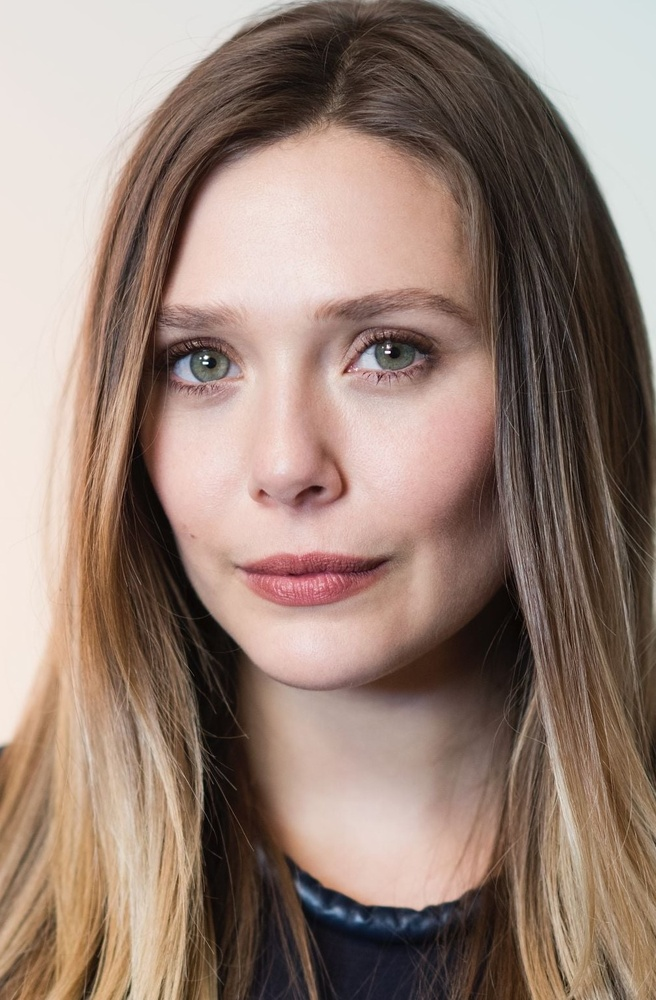
#> input picture images/elizabeth.jpg, 656 x 1000 px, shrunk from 1013 x 1544 before the run, found by its file name
$ python karakalem.py
#> lines starting #> are read from the running program, lines starting #| are printed output that depends on the picture
# Python ile istediğiniz fotoğrafın karakalem şeklinde yazdırılmasını sağlayan program


from cv2 import cv2


img = cv2.imread("E:/DOWNLOADS/elizabeth.jpg") #buraya istediğiniz resmin ismini uzantısıyla yazın
#> img is the input picture: shape (1000, 656, 3); mean B, G, R 117, 128.3, 150.3


gray_img = cv2.cvtColor(img, cv2.COLOR_BGR2GRAY)
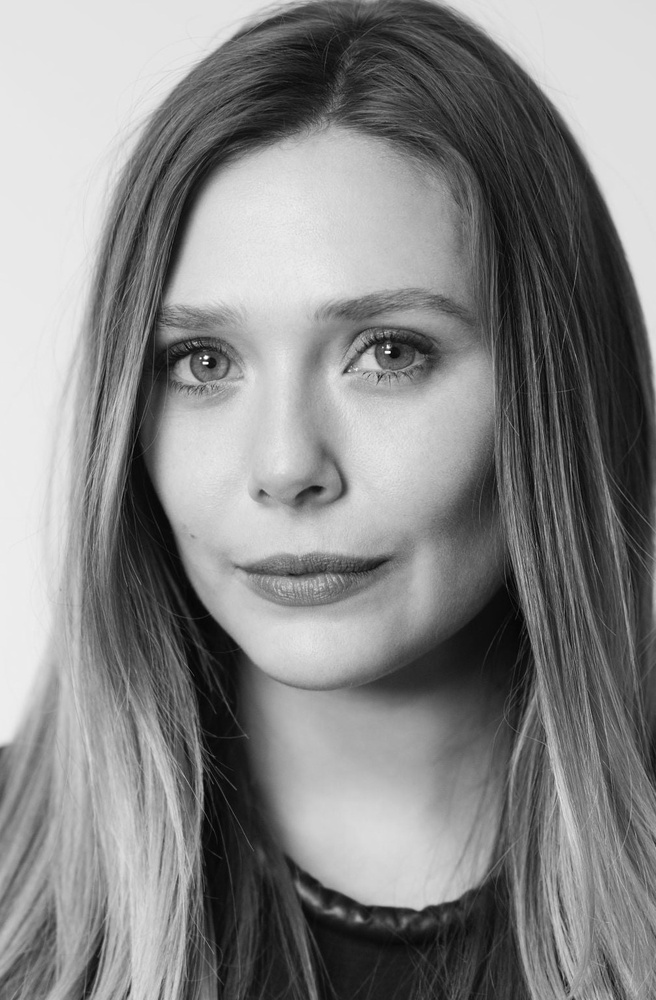
#> gray_img: shape (1000, 656); min 1, max 254, mean 133.6

inverted_img = cv2.bitwise_not(gray_img)
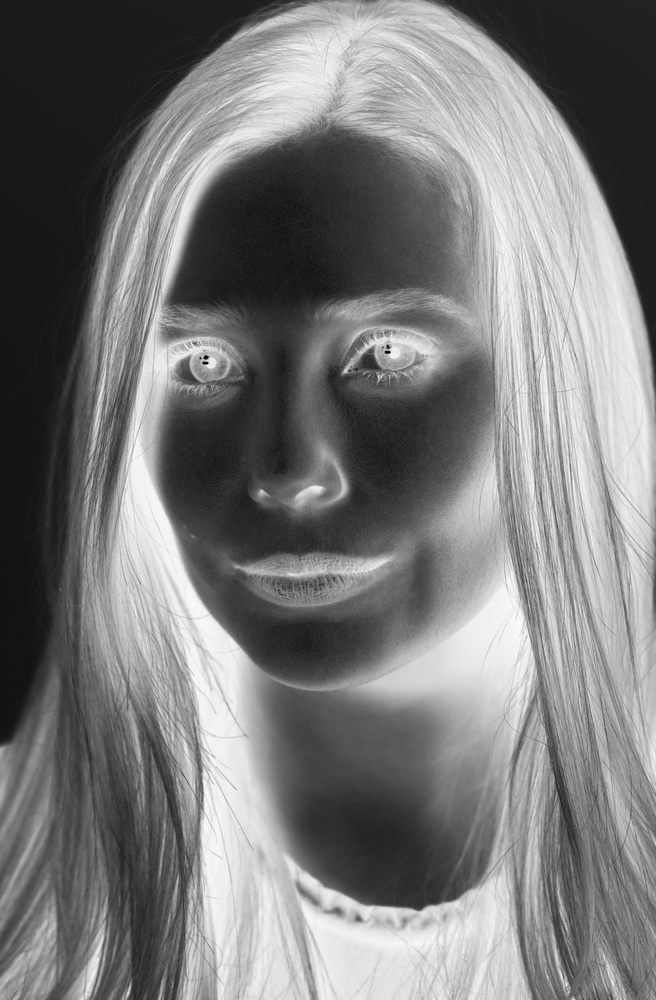
#> inverted_img: shape (1000, 656); min 1, max 254, mean 121.4

img_smoothing = cv2.GaussianBlur(inverted_img, (21, 21), sigmaX=0, sigmaY=0)
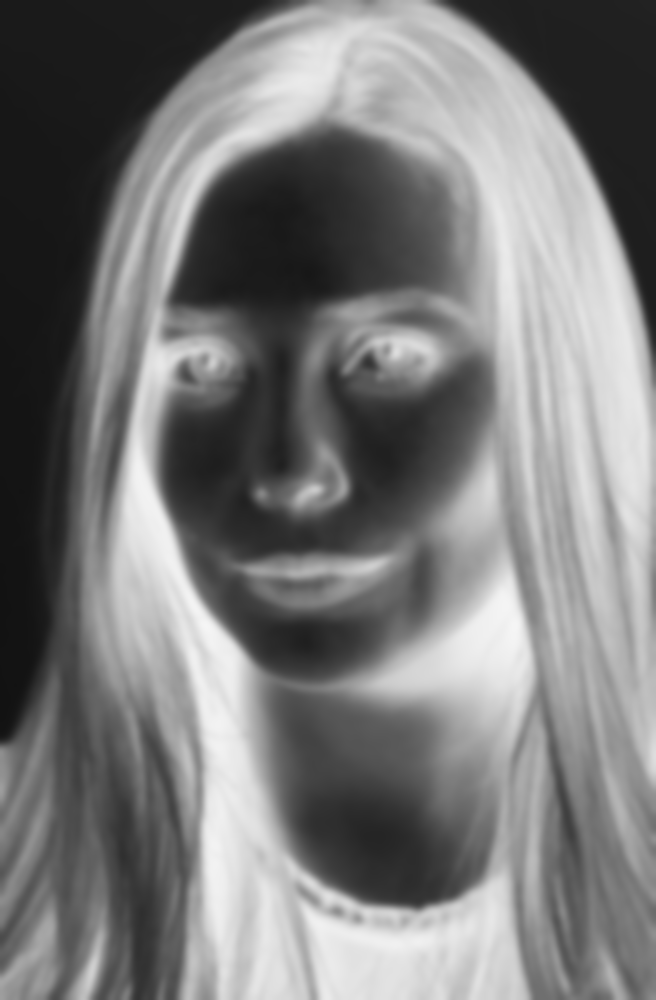
#> img_smoothing: shape (1000, 656); min 18, max 245, mean 121.4

def dodgeV2(x, y):
    return cv2.divide(x, 255 - y, scale=256)
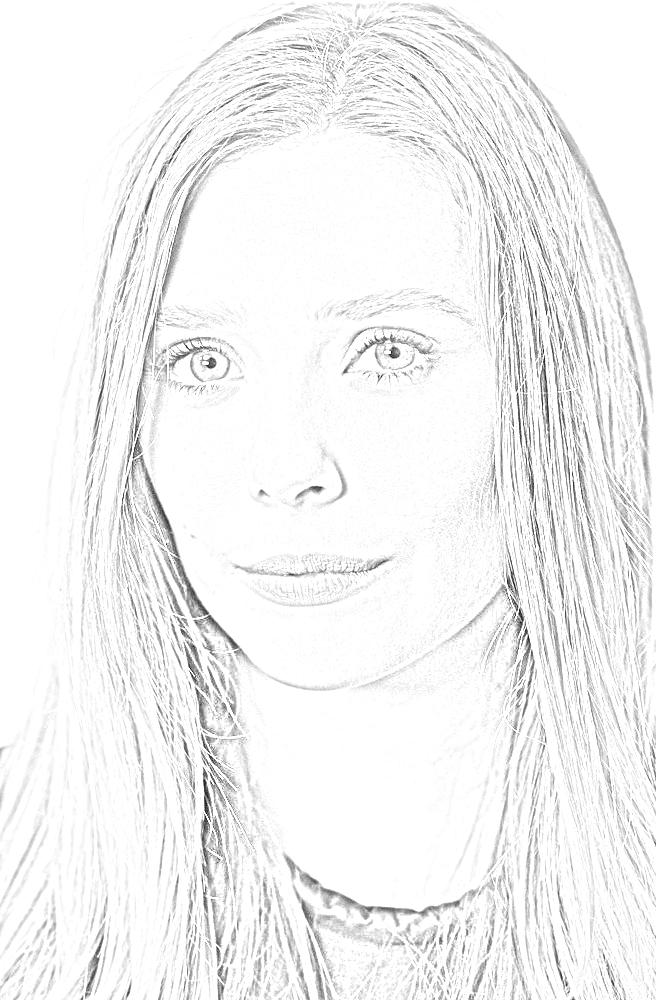
#> returned value: shape (1000, 656); min 7, max 255, mean 242.8

final_img = dodgeV2(gray_img, img_smoothing)

cv2.imshow("two maximoffs", final_img)
cv2.waitKey()
